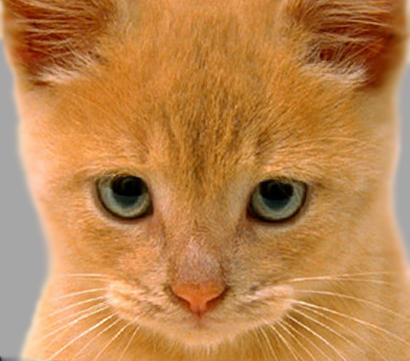
#> input picture cv_class/proj1/data/cat.bmp, 410 x 361 px
$ python proj1test.py
#> lines starting #> are read from the running program, lines starting #| are printed output that depends on the picture
### cv_class/proj1/student.py
# Project Image Filtering and Hybrid Images Stencil Code
# Based on previous and current work
# by James Hays for CSCI 1430 @ Brown and
# CS 4495/6476 @ Georgia Tech
import numpy as np
from numpy import pi, exp, sqrt
from skimage import io, img_as_ubyte, img_as_float32
from skimage.transform import rescale


def my_imfilter(image, filter):
    """
    Your function should meet the requirements laid out on the project webpage.
    Apply a filter to an image. Return the filtered image.
    Inputs:
    - image -> numpy nd-array of dim (m, n, c)
    - filter -> numpy nd-array of odd dim (k, l)
    Returns
    - filtered_image -> numpy nd-array of dim (m, n, c)
    Errors if:
    - filter has any even dimension -> raise an Exception with a suitable error message.
    """
    #####################################################################################################
    #                                            Your Code                                              #
    #####################################################################################################
    filtered_image = np.zeros_like(image)
    x_pad = int((filter.shape[1] - 1) / 2)
    y_pad = int((filter.shape[0] - 1) / 2)
    if len(image.shape) == 2:
        image = np.pad(image, ((y_pad, y_pad), (x_pad, x_pad)), 'constant', constant_values=((0, 0), (0, 0)))
        for i in range(filtered_image.shape[0]):
            for j in range(filtered_image.shape[1]):
                part = image[i:i + filter.shape[0], j:j + filter.shape[1]]
                filtered_image[i, j] = (part * filter).sum()

    else:
        assert len(image.shape) == 3, "dims of input image error"
        image = np.pad(image, ((y_pad, y_pad), (x_pad, x_pad), (0, 0)), 'constant')

        for c in range(3):
            for i in range(filtered_image.shape[0]):
                for j in range(filtered_image.shape[1]):
                    part = image[i:i + filter.shape[0], j:j + filter.shape[1], c]
                    filtered_image[i, j, c] = (part * filter).sum()

    # assert any(filtered_image != None)
    #####################################################################################################
    #                                               End                                                 #
    #####################################################################################################

    return filtered_image


# [86 lines left out: functions normalize, gen_hybrid_image, vis_hybrid_image, not called in this run]


def load_image(path):
#> called with path = 'data/cat.bmp'
    return img_as_float32(io.imread(path))


def save_image(path, im):
    return io.imsave(path, img_as_ubyte(im.copy()))

### cv_class/proj1/proj1test.py
import os
import skimage
from skimage.transform import rescale
import numpy as np
from numpy import pi, exp, sqrt
import matplotlib
import matplotlib.pyplot as plt
import cv2
from proj1.student import vis_hybrid_image, load_image, save_image, my_imfilter, gen_hybrid_image

resultsDir = '..' + os.sep + 'results'
if not os.path.exists(resultsDir):
    os.mkdir(resultsDir)

test_image = load_image('data/cat.bmp')
print(test_image.shape)
#| (361, 410, 3)
# cv2.imshow('test1', test_image)
# cv2.waitKey(1000)

test_image = rescale(test_image, [0.7, 0.7, 1], mode='reflect')
print(test_image.shape)
#| (253, 287, 3)
# cv2.imshow('test2', test_image)
# cv2.waitKey(1000)

identity_filter = np.asarray([[0, 0, 0], [0, 1, 0], [0, 0, 0]], dtype=np.float32)
identity_image = my_imfilter(test_image, identity_filter)
plt.imshow(identity_image)
done = save_image('results/identity_image.jpg', identity_image)

blur_filter = np.ones((3, 3), dtype=np.float32)
blur_filter /= np.sum(blur_filter, dtype=np.float32)  # making the filter sum to 1
blur_image = my_imfilter(test_image, blur_filter)
plt.imshow(blur_image)
done = save_image(resultsDir + os.sep + 'blur_image.jpg', blur_image)

sobel_filter = np.asarray([[-1, 0, 1], [-2, 0, 2], [-1, 0, 1]],
                          dtype=np.float32)  # should respond to horizontal gradients
sobel_image = my_imfilter(test_image, sobel_filter)
#> after the loop in my_imfilter (call 3), `for c in range(3):`:
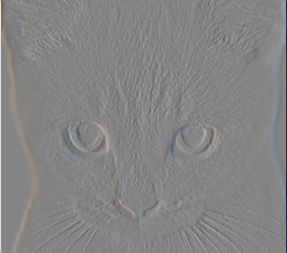
#> filtered_image: shape (253, 287, 3) float32; mean of channels 0, 1, 2 0.00097, 0.000108, -0.000712; drawn with min black and max white

# 0.5 added because the output image is centered around zero otherwise and mostly black
sobel_image = np.clip(sobel_image + 0.5, 0.0, 1.0)
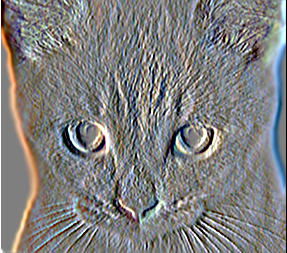
#> sobel_image: shape (253, 287, 3) float32; mean of channels 0, 1, 2 0.502, 0.5, 0.499; drawn as R, G, B
plt.imshow(sobel_image)
done = save_image(resultsDir + os.sep + 'sobel_image.jpg', sobel_image)
#> call 3 of save_image, with path = '../results/sobel_image.jpg'
#> in save_image (call 3), `return io.imsave(path, img_as_ubyte(im.copy()))`:
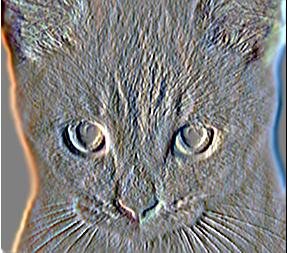
#> saved as sobel_image.jpg: shape (253, 287, 3); mean R, G, B 128, 127.7, 127.2

laplacian_filter = np.asarray([[0, 1, 0], [1, -4, 1], [0, 1, 0]], dtype=np.float32)
laplacian_image = my_imfilter(test_image, laplacian_filter)
#> after the loop in my_imfilter (call 4), `for c in range(3):`:
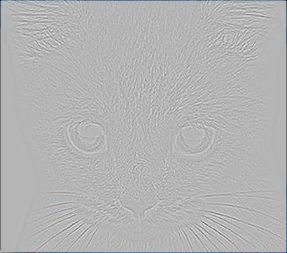
#> filtered_image: shape (253, 287, 3) float32; mean of channels 0, 1, 2 -0.0109, -0.00872, -0.0065; drawn with min black and max white

# added because the output image is centered around zero otherwise and mostly black
laplacian_image = np.clip(laplacian_image + 0.5, 0.0, 1.0)
plt.figure()
plt.imshow(laplacian_image)
done = save_image(resultsDir + os.sep + 'laplacian_image.jpg', laplacian_image)
#> call 4 of save_image, with path = '../results/laplacian_image.jpg'
#> in save_image (call 4), `return io.imsave(path, img_as_ubyte(im.copy()))`:
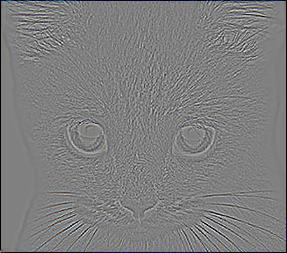
#> saved as laplacian_image.jpg: shape (253, 287, 3); mean R, G, B 125.7, 125.7, 126.2

# High pass "filter" alternative
high_pass_image = test_image - blur_image
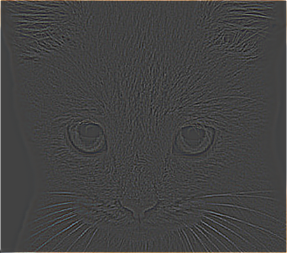
#> high_pass_image: shape (253, 287, 3) float32; mean R, G, B 0.00364, 0.0029, 0.00216; drawn with min black and max white
high_pass_image = np.clip(high_pass_image + 0.5, 0.0, 1.0)
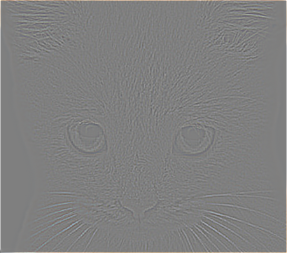
#> high_pass_image: shape (253, 287, 3) float32; mean R, G, B 0.504, 0.503, 0.502
plt.figure()
plt.imshow(high_pass_image)
done = save_image(resultsDir + os.sep + 'high_pass_image.jpg', high_pass_image)

image1 = load_image('data/dog.bmp')
#> (the run stopped early here; a loop or call above may not have finished)
